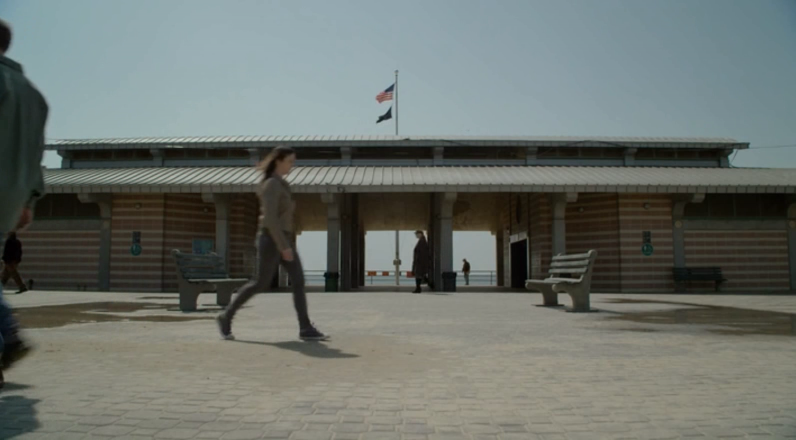
#> input picture frame 41 of people-walking.mkv, 1592 x 879 px (shown at 1/2 size)
$ python part4.5.py
#> lines starting #> are read from the running program, lines starting #| are printed output that depends on the picture; after the words box and inside, x2 and y2 are one past the last pixel; in counts of white or black regions, pixels touching at a corner belong together
import cv2
import numpy as np

cap = cv2.VideoCapture('people-walking.mkv')

fgbg = cv2.createBackgroundSubtractorMOG2()

while True:
    ret, frame = cap.read()
#> frame is the input picture: shape (879, 1592, 3); mean B, G, R 107.8, 113.2, 107.2
    fgmask = fgbg.apply(frame)
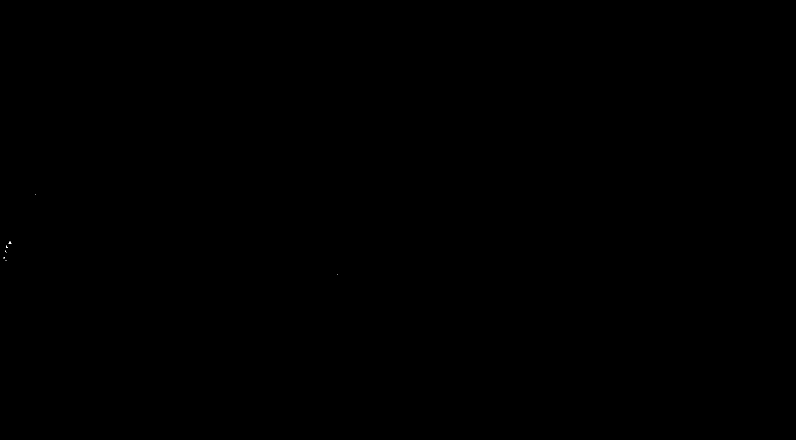
#> fgmask: shape (879, 1592) (shown at 1/2 size); values 127 (black) and 255 (white), 0% white in thin lines or dots, all inside (x1, y1, x2, y2) = (7, 389, 676, 549)


    cv2.imshow('original', frame)
    cv2.imshow('fg', fgmask)


    k = cv2.waitKey(0) & 0xFF
#> (key Esc is pressed here)
    if k == 27:
        break

cap.release()
cv2.destroyAllWindows()
